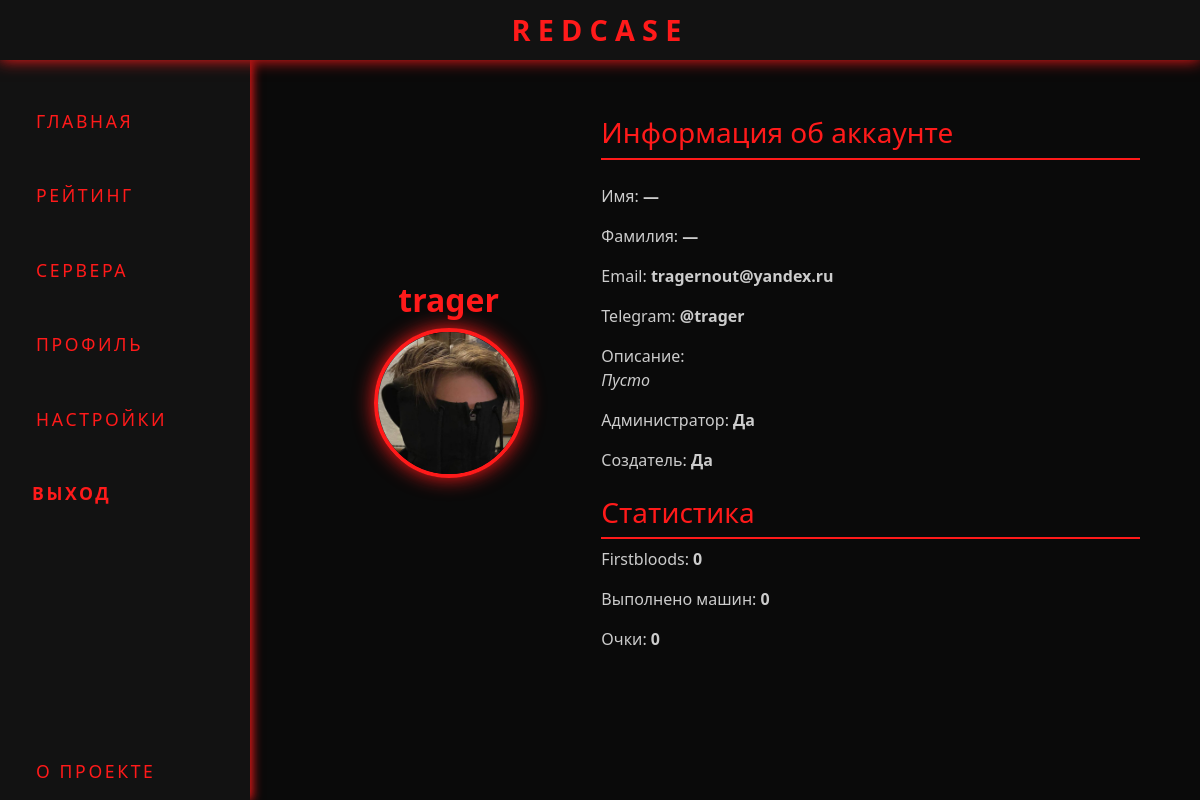
Screenshot of /profile/6b85a330-7a63-470f-a551-238b246c8853 with the database file from the repository.
### models.py (models this page shows, shortened)
class User(db.Model, UserMixin):  # наследуем UserMixin
    __tablename__ = 'Users'
    uuid = db.Column(db.String, primary_key=True)
    nickname = db.Column(db.String, nullable=False)
    first_name = db.Column(db.String, nullable=True)
    last_name = db.Column(db.String, nullable=True)
    email = db.Column(db.String, nullable=True)
    telegram = db.Column(db.String, nullable=False)
    password = db.Column(db.String, nullable=False)
    solved_vms = db.Column(db.Integer, nullable=False)
    first_bloods = db.Column(db.Integer, nullable=False)
    score = db.Column(db.Integer, nullable=False)
    profile_description = db.Column(db.String, nullable=True)
    invite_code = db.Column(db.String, nullable=False)
    used_invite_code = db.Column(db.String, nullable=False)
    is_admin = db.Column(db.Boolean, nullable=False)
    is_creator = db.Column(db.Boolean, nullable=False)
    vpn_config = db.Column(db.String, nullable=True)

### app.py (the view)
@app.route('/profile/<user_uuid>')
def public_profile(user_uuid):
    user = User.query.filter_by(uuid=user_uuid).first()
    if not user:
        return render_template('404.html'), 404  # или свой шаблон ошибки
    avatar_url = None
    for ext in ['.jpg', '.jpeg', '.png']:
        avatar_path = os.path.join(app.config['UPLOAD_FOLDER'], f"{user.uuid}{ext}")
        if os.path.exists(avatar_path):
            avatar_url = url_for('static', filename=f"avatars/{user.uuid}{ext}")
            break
    return render_template("public_profile.html", user=user, avatar_url=avatar_url, active_page=None)

### templates/public_profile.html (shortened to what this page needs)
{% extends "base.html" %}
{% block content %}
<div class="container-fluid mt-4">
  <div class="row" style="min-height: 100%;">
    <div class="col-md-4 d-flex flex-column align-items-center justify-content-center text-center mb-4">
      <h2 style="color: #ff1a1a; font-weight: 900;">{{ user.nickname }}</h2>
      <img src="{{ avatar_url or url_for('static', filename='avatars/default_avatar.png') }}"
           alt="Avatar"
           class="rounded-circle"
           style="width: 150px; height: 150px; border: 4px solid #ff1a1a; box-shadow: 0 0 20px #ff1a1a;">
    </div>
    <div class="col-md-8">
      <h3 style="color: #ff1a1a; border-bottom: 2px solid #ff1a1a; padding-bottom: 0.5rem; margin-bottom: 1.5rem;">
        Информация об аккаунте
      </h3>
      <p style="color: #ccc;">Имя: <strong>{{ user.first_name or "—" }}</strong></p>
      <p style="color: #ccc;">Фамилия: <strong>{{ user.last_name or "—" }}</strong></p>
      <p style="color: #ccc;">Email: <strong>{{ user.email or "—" }}</strong></p>
      <p style="color: #ccc;">Telegram: <strong>{{ user.telegram }}</strong></p>
      <p style="color: #ccc;">Описание: <br><em>{{ user.profile_description or "Пусто" }}</em></p>
      <p style="color: #ccc;">Администратор: <strong>{{ 'Да' if user.is_admin else 'Нет' }}</strong></p>
      <p style="color: #ccc;">Создатель: <strong>{{ 'Да' if user.is_creator else 'Нет' }}</strong></p>
      <h3 class="mt-4" style="color: #ff1a1a; border-bottom: 2px solid #ff1a1a; padding-bottom: 0.5rem;">Статистика</h3>
      <p style="color: #ccc;">Firstbloods: <strong>{{ user.first_bloods }}</strong></p>
      <p style="color: #ccc;">Выполнено машин: <strong>{{ user.solved_vms }}</strong></p>
      <p style="color: #ccc;">Очки: <strong>{{ user.score }}</strong></p>
    </div>
  </div>
</div>
{% endblock %}

### templates/base.html (shortened to what this page needs)
<!DOCTYPE html>
<html lang="ru">
<head>
  <link href="https://cdn.jsdelivr.net/npm/bootstrap@5.3.0/dist/css/bootstrap.min.css" rel="stylesheet" />
</head>
<body>
  <header>RedCase</header>
  <nav class="sidebar" aria-label="Главное меню">
    <a href="/" class="sidebar-link {% if active_page == 'index' %}active{% endif %}">Главная</a>
    <a href="/rating" class="sidebar-link {% if active_page == 'rating' %}active{% endif %}">Рейтинг</a>
    <a href="/servers" class="sidebar-link {% if active_page == 'servers' %}active{% endif %}">Сервера</a>
    <a href="/profile" class="sidebar-link {% if active_page == 'profile' %}active{% endif %}">Профиль</a>
    <a href="/settings" class="sidebar-link {% if active_page == 'settings' %}active{% endif %}">Настройки</a>
    <form action="{{ url_for('logout') }}" method="post" style="margin: 0;">
      <button type="submit" class="sidebar-link" style="background: none; border: none; width: 100%; text-align: left; padding: 1rem 2rem; cursor: pointer; color: #ff1a1a; font-weight: 700; font-size: 1.1rem; text-transform: uppercase; letter-spacing: 0.15em;">
        Выход
      </button>
    </form>
    <a href="/about" class="sidebar-link mt-auto {% if active_page == 'about' %}active{% endif %}">О проекте</a>
  </nav>
  <main role="main">
    {% block content %}{% endblock %}
  </main>
</body>
</html>

### templates/base.html (style rules this page uses)
body, html { height: 100%; margin: 0; background-color: #0a0a0a; font-family: 'Segoe UI', Tahoma, Geneva, Verdana, sans-serif; color: #eee; overflow: hidden; }
header { position: fixed; top: 0; left: 0; right: 0; height: 60px; background-color: #121212; box-shadow: 0 0 15px #ff1a1a; color: #ff1a1a; font-weight: 900; font-size: 1.8rem; letter-spacing: 0.25em; text-transform: uppercase; display: flex; align-items: center; justify-content: center; z-index: 1000; user-select: none; }
.sidebar { position: fixed; top: 60px; left: 0; width: 250px; height: calc(100% - 60px); background-color: #121212; box-shadow: 2px 0 10px #ff1a1a; display: flex; flex-direction: column; padding-top: 2rem; gap: 1rem; z-index: 999; }
.sidebar-link { display: block; background-color: transparent; color: #ff1a1a; font-weight: 400; font-size: 1.1rem; padding: 1rem 2rem; text-transform: uppercase; letter-spacing: 0.15em; text-align: left; text-decoration: none; transition: background-color 0.3s, box-shadow 0.3s, color 0.3s; border-left: 4px solid transparent; }
.sidebar-link.mt-auto { margin-top: auto; }
main { margin-left: 260px; margin-top: 60px; height: calc(100% - 60px); padding: 2rem 3rem; overflow-y: auto; }

### rows the page displays
User: nickname "trager", first_name "—", last_name "—", email "tragernout@yandex.ru", telegram "@trager", profile_description "Пусто", is_admin "Да", is_creator "Да", first_bloods "0", solved_vms "0", score "0"
